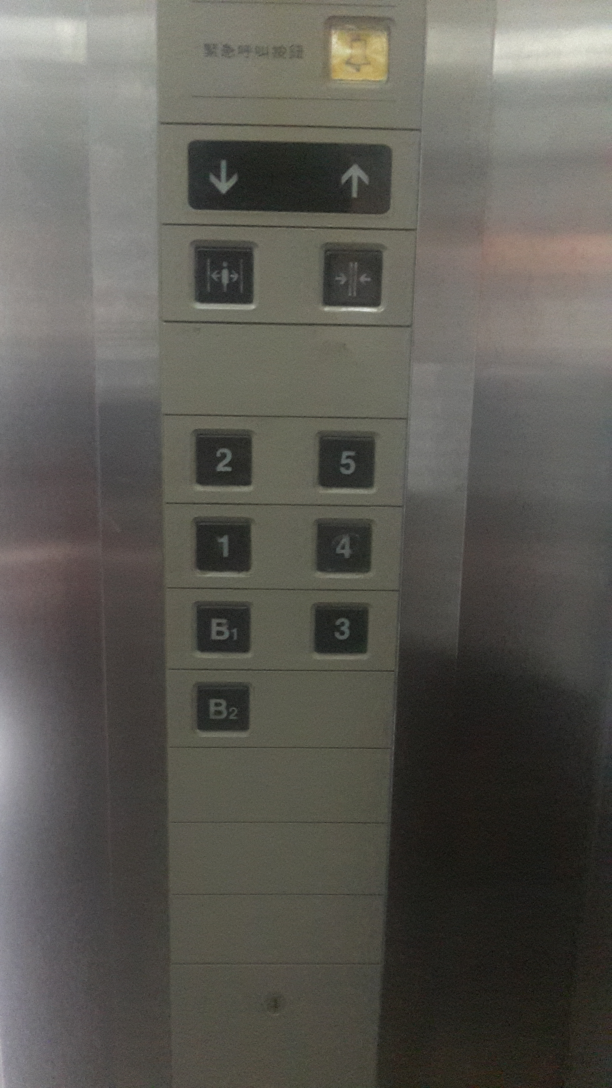
#> input picture evpicture/home.jpg, 1836 x 3264 px (shown at 1/3 size); its folder holds only this picture in this run
$ python -i imgHandler.py   (imports and definitions only)   (older library calls are emulated)
#> lines starting #> are read from the running program, lines starting #| are printed output that depends on the picture
import sys
from skimage.io import imread
from skimage.morphology import skeletonize
from skimage.filters import threshold_otsu
import matplotlib.pyplot as plt
import PIL
import glob
from skimage import measure
from math import sqrt
import numpy as np
from skimage.measure import regionprops
import matplotlib.patches as patches
from skimage.transform import resize
import cv2
import math
from skimage import data,filters
import tensorflow as tf
import warnings
import heapq
from rotate import rotate
#from train.conv import readModel
#from train.threeLayerConv import readModel
from train.threeLayerConvBn import readModel
#from train.test import readModel
#from train.dnn6and8 import readModel
#from train.dnn import readModel
from tensorflow.examples.tutorials.mnist import input_data
from tensorflow.examples.tutorials.mnist import input_data
from PIL import Image
#from readCarSvcModel import rea

class ImageHandler:
    def __init__(self,path):
        self.readImg(path)
        self.setImgProperty()
        self.setOperationPeremeter()
        self.buttonList=[]

    def readImg(self,path):
#> called with path = 'evpicture/home.jpg'
        self.originImg= cv2.imread(path)
#> self.originImg is the input picture: shape (3264, 1836, 3); mean B, G, R 84.3, 90.7, 92.6
        self.currentImg=self.originImg
    def setImgProperty(self):
        ###############set property
        self.imgWidth=self.originImg.shape[1]
#> self.imgWidth = 1836
        self.imgHeight=self.originImg.shape[0]
#> self.imgHeight = 3264

        print('imgWidht',self.imgWidth,'imgHeight',self.imgHeight)
#| imgWidht 1836 imgHeight 3264
        self.buttonListColPad=0
        self.buttonListColPad=int(self.imgWidth/35)
#> self.buttonListColPad = 52
        self.buttonListPadForDilation=0
        self.finalButtonRowPad=-int(self.imgWidth/50)
#> self.finalButtonRowPad = -36

        self.multiDitHandlerLowPro=0.4
        self.multiDitHandlerArea=self.imgWidth/150
#> self.multiDitHandlerArea = 12.24
        self.buttonBiasDown=int(self.imgWidth/40)
#> self.buttonBiasDown = 45

        self.lessButtonListWidth=self.imgWidth/10
#> self.lessButtonListWidth = 183.6
        self.lessButtonListWidth=0

        self.rowSumthreshold=0.3
        self.buttonMaxWidth=self.imgWidth/3
#> self.buttonMaxWidth = 612
        self.buttonMinWidth=self.imgWidth/30
#> self.buttonMinWidth = 61.2
        self.circleMinRadius=int(self.imgWidth/60)
#> self.circleMinRadius = 30
        self.circleMaxRadius=int(self.imgWidth/10)
#> self.circleMaxRadius = 183
        self.circleMinCenterDistance=int(self.imgWidth/10)
#> self.circleMinCenterDistance = 183
        self.digitHeight=20
    def setOperationPeremeter(self):
        self.medianTimeBeforeSobel=0
        self.medianTimeAfterSobel=0
        self.medianTimeAfterBinary=2
        self.medianTimeOfSlice=2

        self.medianSize=5

        self.finalButtonWidth=28
        self.finalImgOneDimLen=self.finalButtonWidth**2

        self.positionRange=5#直愈大愈不容易delete
        self.deleteRange=7#直愈大愈不容易delete
        self.threshold=100
        self.sobelSize=3
        self.sobelSizeDuringButtonList=3


    def bgr2Gray(self):
        self.currentImg= cv2.cvtColor(self.currentImg, cv2.COLOR_BGR2GRAY)
        self.grayImg=self.currentImg
    def median(self,times):
        for i in range(times):
            self.currentImg=cv2.medianBlur(self.currentImg,self.medianSize)
    def canny(self):
        self.currentImg= cv2.Canny(self.currentImg, 40, 80)
    # [23 lines left out: functions HoughCircles, printCircles, not called in this run]
    def sobel(self):
        x= cv2.Sobel(self.currentImg,cv2.CV_64F,1,0,ksize=self.sobelSize)
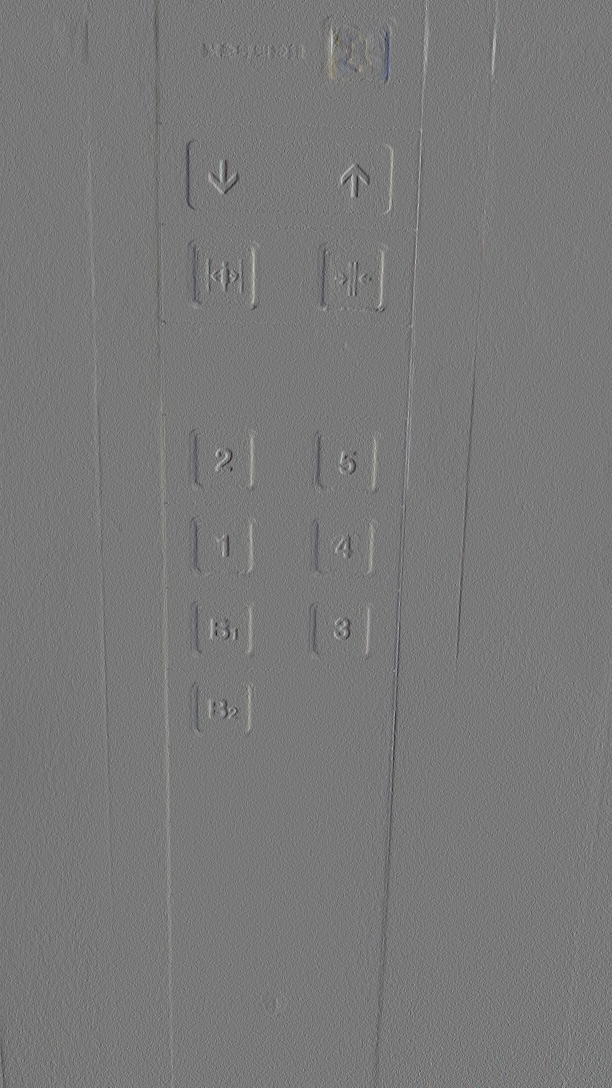
#> x: shape (3264, 1836, 3) float64 (shown at 1/3 size); mean B, G, R -0.2, -0.2, -0.2; drawn with min black and max white
        y= cv2.Sobel(self.currentImg,cv2.CV_64F,0,1,ksize=self.sobelSize)
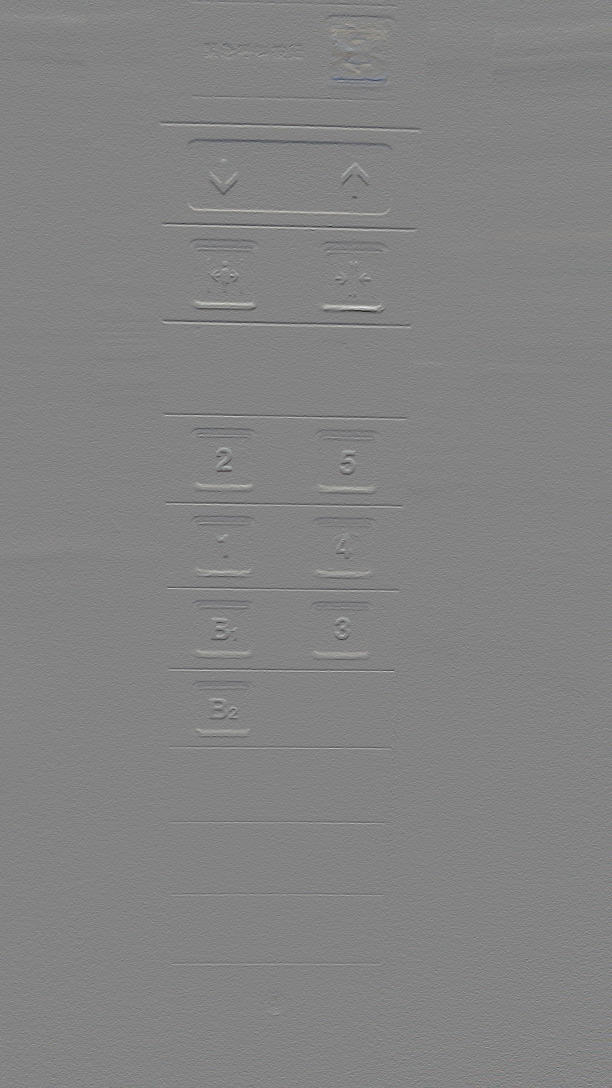
#> y: shape (3264, 1836, 3) float64 (shown at 1/3 size); mean B, G, R -0.2, -0.2, -0.2; drawn with min black and max white
        absx=cv2.convertScaleAbs(x)
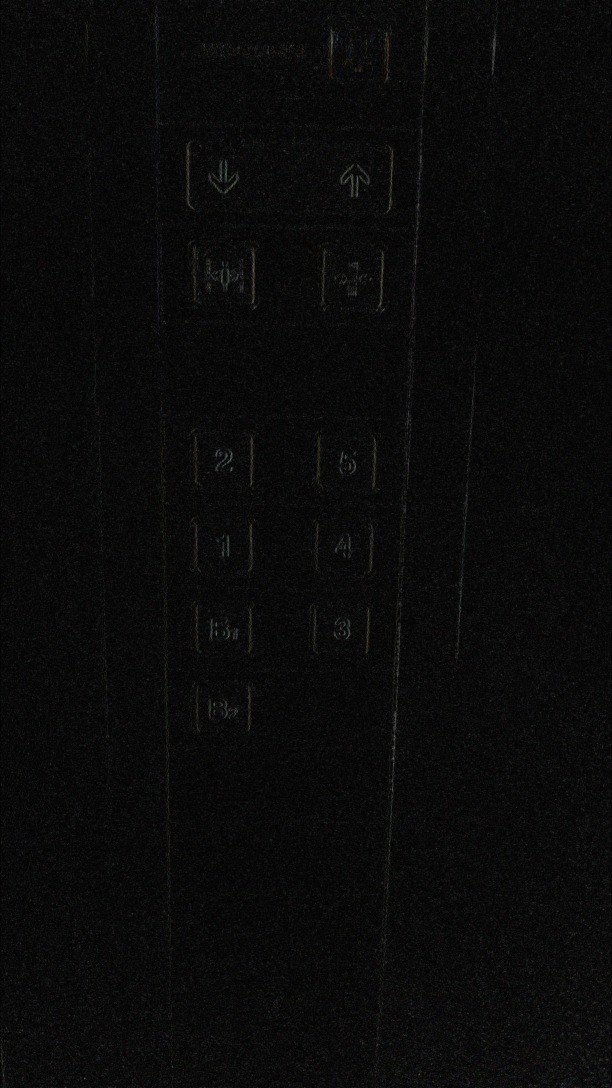
#> absx: shape (3264, 1836, 3) (shown at 1/3 size); mean B, G, R 10.6, 10.6, 10.7
        absy=cv2.convertScaleAbs(y)
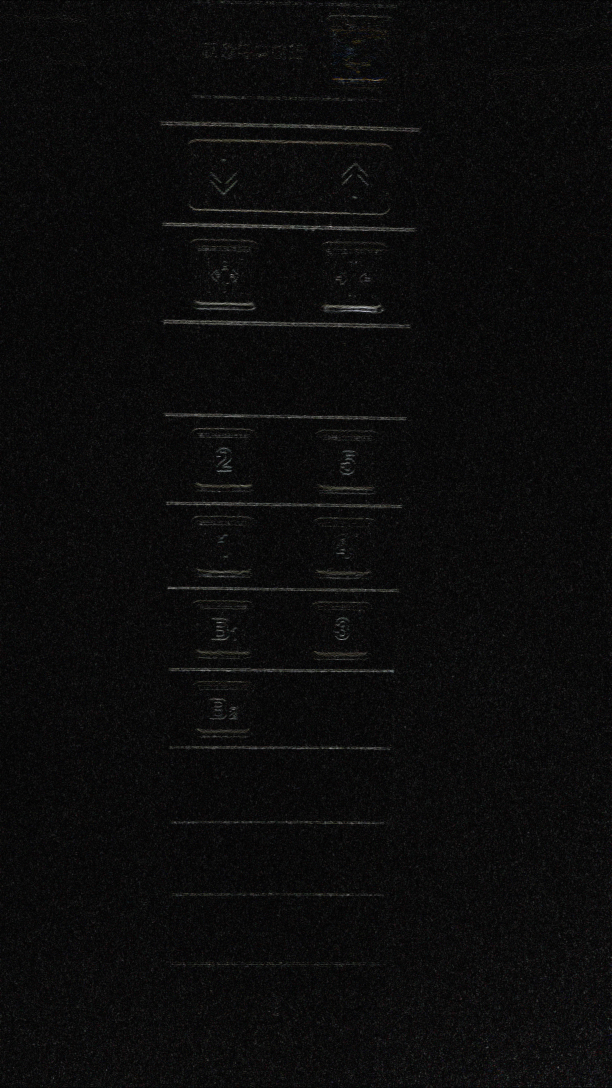
#> absy: shape (3264, 1836, 3) (shown at 1/3 size); mean B, G, R 11.5, 11.6, 11.7
        self.sobelImage=cv2.addWeighted(absx,1,absy,0,0)
        self.currentImg=self.sobelImage
    # [125 lines left out: functions binary, printCurrentImg, cutButton, checkButtonBlackBackGround, buttonDeleteWrongPattern, not called in this run]

    def buttonListDeleteWrongPattern(self):
        for index,button in enumerate(self.buttonList):
            self.buttonList[index]=self.buttonDeleteWrongPattern(button)


    # [29 lines left out: functions detectDigitNumber, showsubplot, not called in this run]
            #ticks


>>> result = ImageHandler('evpicture/home.jpg').sobel()
